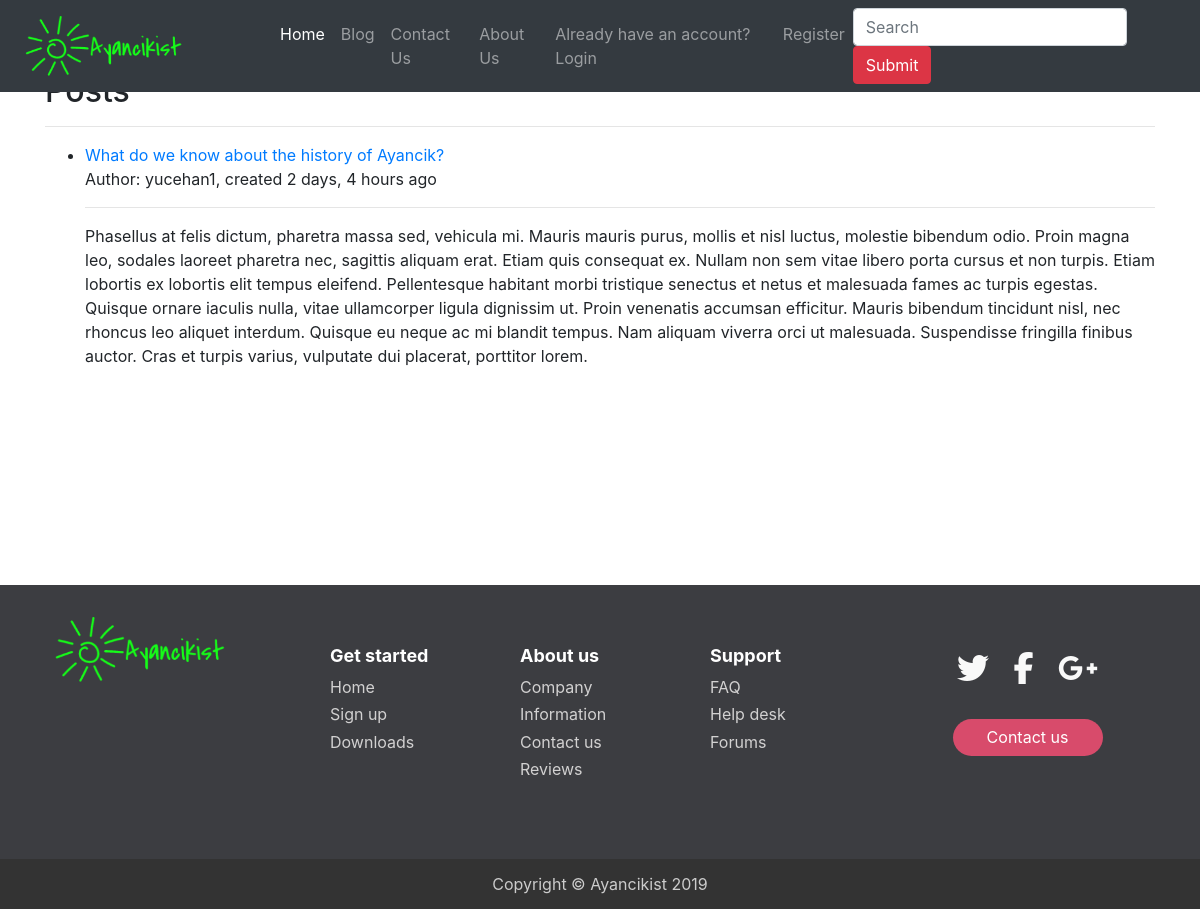
The page /blog/ on the database as committed earlier.
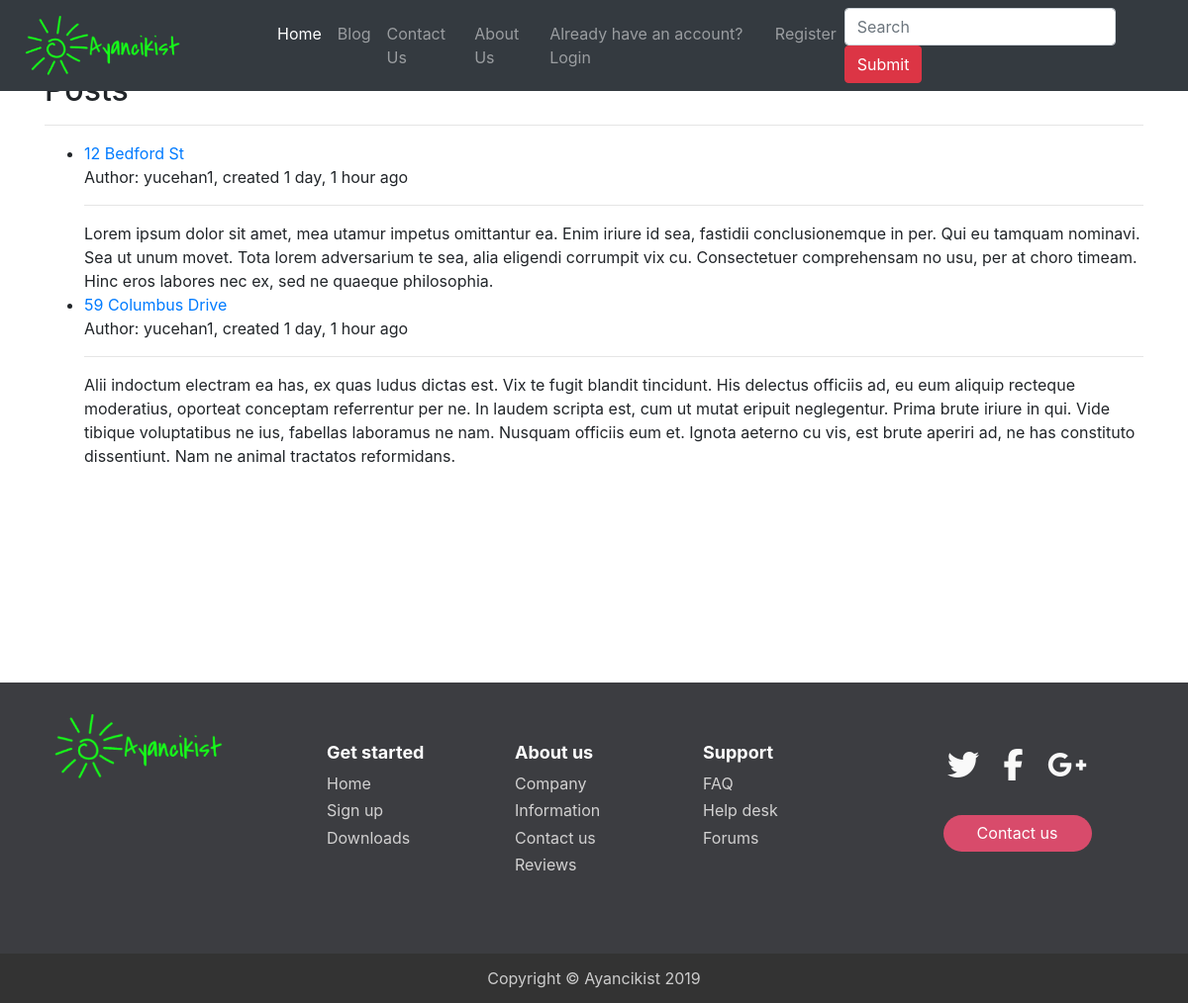
The same page on the database as committed later.
### blog/models.py (models this page shows, shortened)
class Post(models.Model):
    author = models.ForeignKey(User, on_delete=models.CASCADE)
    title = models.CharField(max_length=200)
    text = models.TextField()
    published_date = models.DateTimeField(auto_now=True)

### blog/views.py (the view)
# urls.py: path('blog/', PostListView.as_view(), name='blog-view'),
class PostListView(ListView):
    model = Post
    template_name = 'blog/posts.html'
    def get_queryset(self):
        return Post.objects.filter(published_date__lte=timezone.now()).order_by('published_date')

### templates/blog/posts.html
{% extends "base.html" %}
{% load humanize %}
{% block content %}
<h2 id='postsTitle'>Posts</h2>
<hr>
<ul>
  {% if post_list %}
  {% for post in post_list %}
  <li>
  <a href="{% url 'post-detail' post.pk %}">{{post.title}}</a><br>
  Author: {{post.author}}, created {{post.published_date | timesince}} ago</a><hr>
  {{post.text}}
  </li>
  {% endfor %}
  {% else %}
  <p>Nothing to show</p>
  {% endif %}
</ul>
{% endblock %}

Rows that differ between the two databases and show on the page:
now on this page (row edited): Post: title "12 Bedford St", author "yucehan1", published_date "1 day, 1 hour", text "Lorem ipsum dolor sit amet, mea utamur impetus omittantur ea. Enim iriure id sea, fastidii conclusionemque in per. Qui eu tamquam nominavi. Sea ut unum movet. Tota lorem adversarium te sea, alia eligendi corrumpit vix cu. Consectetuer comprehensam no usu, per at choro timeam. Hinc eros labores nec ex, sed ne quaeque philosophia."
changed Post: title "What do we know about the history of Ayancik?" → "59 Columbus Drive"; published_date "2 days, 4 hours" → "1 day, 1 hour"; text "Phasellus at felis dictum, pharetra massa sed, vehicula mi. Mauris mauris purus, mollis et nisl luctus, molestie bibendum odio. Proin magna leo, sodales laoreet pharetra nec, sagittis aliquam erat. Etiam quis consequat ex. Nullam non sem vitae libero porta cursus et non turpis. Etiam lobortis ex lobortis elit tempus eleifend. Pellentesque habitant morbi tristique senectus et netus et malesuada fames ac turpis egestas. Quisque ornare iaculis nulla, vitae ullamcorper ligula dignissim ut. Proin venenatis accumsan efficitur. Mauris bibendum tincidunt nisl, nec rhoncus leo aliquet interdum. Quisque eu neque ac mi blandit tempus. Nam aliquam viverra orci ut malesuada. Suspendisse fringilla…" → "Alii indoctum electram ea has, ex quas ludus dictas est. Vix te fugit blandit tincidunt. His delectus officiis ad, eu eum aliquip recteque moderatius, oporteat conceptam referrentur per ne. In laudem scripta est, cum ut mutat eripuit neglegentur. Prima brute iriure in qui. Vide tibique voluptatibus ne ius, fabellas laboramus ne nam. Nusquam officiis eum et. Ignota aeterno cu vis, est brute aperiri ad, ne has constituto dissentiunt. Nam ne animal tractatos reformidans."
